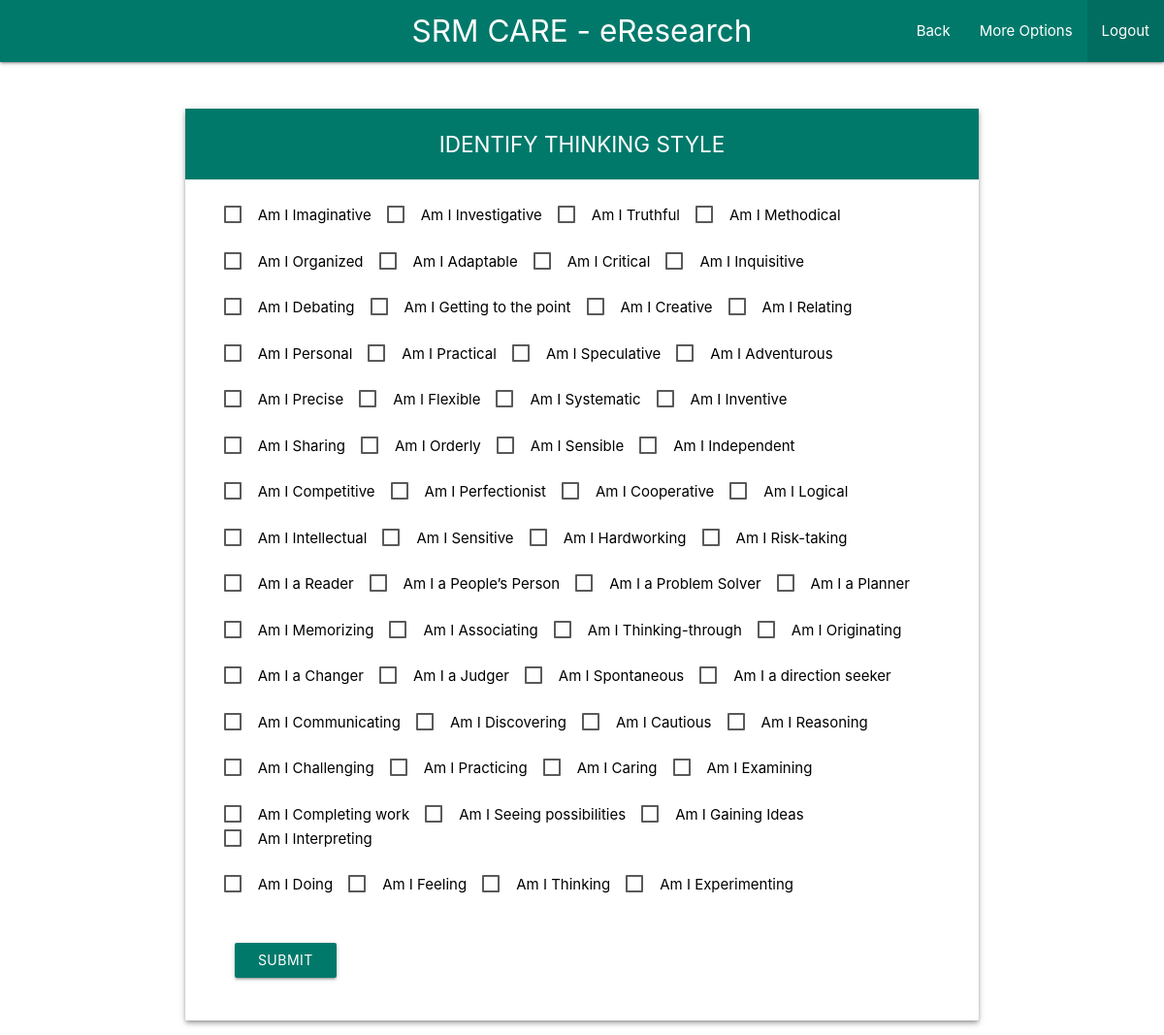
The page /login/user/identify/thinking.php (signed in) on the database its author committed.
### tables this page shows
CREATE TABLE `thinking` (
  `id` int(11) NOT NULL,
  `a` text NOT NULL,
  `b` text NOT NULL,
  `c` text NOT NULL,
  `d` text NOT NULL
);

### includes/general.php (called while the page is built, shortened)
<?php
$nav_title="SRM CARE - eResearch";
$color="teal darken-2";
?>

### login/user/identify/thinking.php (the view, shortened to what this page needs)
<?php
    include_once("../../../includes/config.php");
    include_once("../../../includes/general.php");
?>
<html>
    <head>
      <link type="text/css" rel="stylesheet" href="../../../css/materialize.min.css"  media="screen,projection"/>
      <link href="../../css/material-icons.css" rel="stylesheet">
    </head>
    <body>
 <nav>
    <div class="<?php echo $color; ?> nav-wrapper">
      <a href="#!" class="brand-logo hide-on-small-only center"><?php echo $nav_title; ?></a>
      <ul id="nav-mobile" class="right hide-on-med-and-down">
        <li><a href="index.php">Back</a></li>
        <li><a class="dropdown-trigger" data-target="dropdown1">More Options</a></li>
        <li class="active"><a href="../../../index.php">Logout</a></li>
      </ul>
    </div>
  </nav>
    <div class="container">
      <div class="row">
        <div class="col s12">
          <div class="card z-depth-2">
             <div id="l1" class="login center-align <?php echo $color; ?> white-text">IDENTIFY THINKING STYLE</div>
            <div class="card-content">
                <div class="row thinking" style="margin-left: 2%;">
                  <?php
                    $sql = "SELECT * FROM thinking";
                    if($result = mysqli_query($conn, $sql)) {
                      while($row = mysqli_fetch_assoc($result)) {
                        $split_a = explode("?", $row['a']);
                        $split_b = explode("?", $row['b']);
                        $split_c = explode("?", $row['c']);
                        $split_d = explode("?", $row['d']);
                        $map = Array("CS" => 0, "AS" => 1, "AR" => 2, "CR" => 3);
                        echo "
                        <p>
                          <label>
                            <input class=q".$row['id']." name='q".$row['id']."' type='checkbox' value='".$map[$split_a[1]]."'/>
                            <span>".$split_a[0]."</span>
                          </label>
                          &nbsp;&nbsp;
                          <label>
                            <input class=q".$row['id']." name='q".$row['id']."' type='checkbox' value='".$map[$split_b[1]]."'/>
                            <span>".$split_b[0]."</span>
                          </label>
                          &nbsp;&nbsp;
                          <label>
                            <input class=q".$row['id']." name='q".$row['id']."' type='checkbox' value='".$map[$split_c[1]]."'/>
                            <span>".$split_c[0]."</span>
                          </label>
                          &nbsp;&nbsp;
                          <label>
                            <input class=q".$row['id']." name='q".$row['id']."' type='checkbox' value='".$map[$split_d[1]]."'/>
                            <span>".$split_d[0]."</span>
                          </label>
                        </p>
                        <br>
                        ";
                        }
                    }
                  ?>
                  <div class="col s4 m2">
                      <a class="btnsize waves-effect waves-light btn <?php echo $color?>" id="submit">Submit</a>
                  </div>
                </div>
            </div>
            </div>
          </div>
        </div>
      </div>
    </body>
  </html>

### login/user/identify/thinking.php (style rules this page uses)
.container { position: relative; top: 5%; }
.login { padding: 20px; font-size: 1.5em; margin-bottom: 0px; }
.btnsize { min-width: 100% !important; margin-top: 25px; }
span { color: black; }

### rows shown on the page
thinking: a "Am I Imaginative", b "Am I Investigative", c "Am I Truthful", d "Am I Methodical"
thinking: a "Am I Organized", b "Am I Adaptable", c "Am I Critical", d "Am I Inquisitive"
thinking: a "Am I Debating", b "Am I Getting to the point", c "Am I Creative", d "Am I Relating"
thinking: a "Am I Personal", b "Am I Practical", c "Am I Speculative", d "Am I Adventurous"
thinking: a "Am I Precise", b "Am I Flexible", c "Am I Systematic", d "Am I Inventive"
thinking: a "Am I Sharing", b "Am I Orderly", c "Am I Sensible", d "Am I Independent"
thinking: a "Am I Competitive", b "Am I Perfectionist", c "Am I Cooperative", d "Am I Logical"
thinking: a "Am I Intellectual", b "Am I Sensitive", c "Am I Hardworking", d "Am I Risk-taking"
thinking: a "Am I a Reader", b "Am I a People’s Person", c "Am I a Problem Solver", d "Am I a Planner"
thinking: a "Am I Memorizing", b "Am I Associating", c "Am I Thinking-through", d "Am I Originating"
thinking: a "Am I a Changer", b "Am I a Judger", c "Am I Spontaneous", d "Am I a direction seeker"
thinking: a "Am I Communicating", b "Am I Discovering", c "Am I Cautious", d "Am I Reasoning"
thinking: a "Am I Challenging", b "Am I Practicing", c "Am I Caring", d "Am I Examining"
thinking: a "Am I Completing work", b "Am I Seeing possibilities", c "Am I Gaining Ideas", d "Am I Interpreting"
thinking: a "Am I Doing", b "Am I Feeling", c "Am I Thinking", d "Am I Experimenting"

### other values the page prints
$nav_title "SRM CARE - eResearch"
